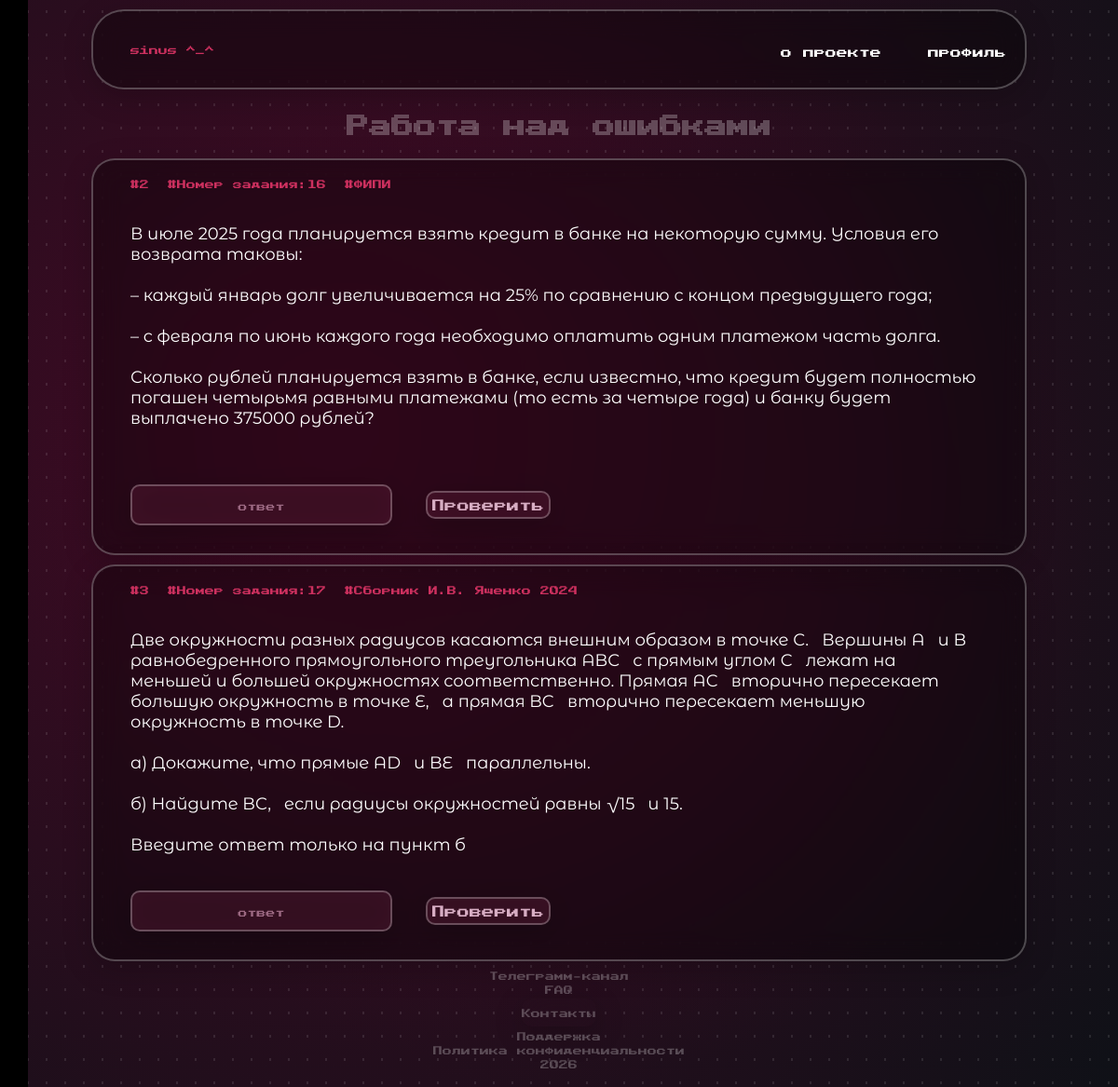
/mistakes (signed in), run on an earlier commit of the app's database.
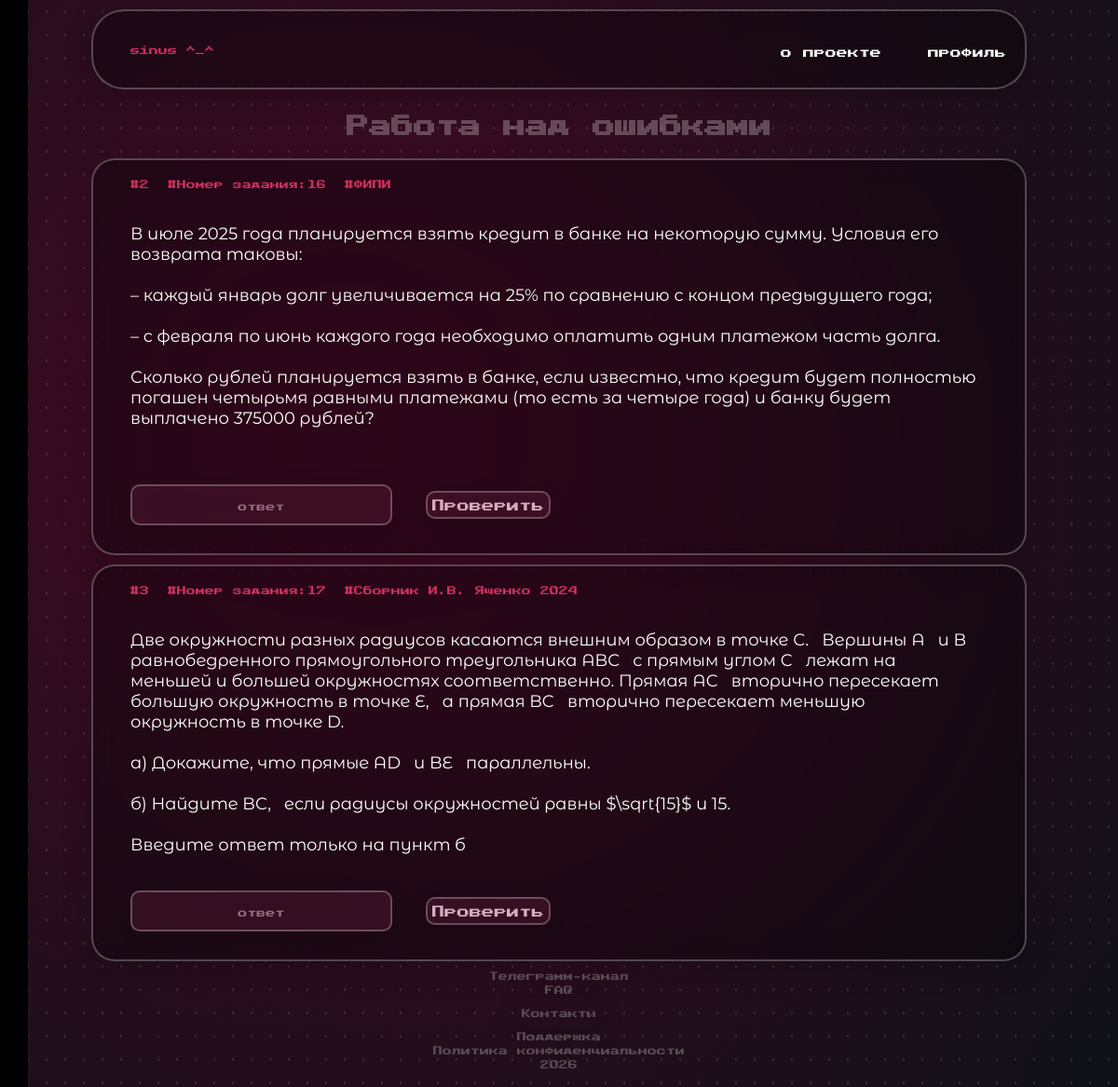
And on a later commit of the database.
### tables this page shows
CREATE TABLE tasks(
            id INTEGER PRIMARY KEY,
            number INTEGER,
            source TEXT,
            text TEXT,
            solution TEXT,
            answer TEXT
        , image TEXT);

### app.py (the view)
@app.route('/mistakes')
@regs_only
def mistakes():
    user_id=session.get('user_id')
    if user_id is None:
        return redirect('/login')
    conn=sqlite3.connect('users.db')
    conn.row_factory=sqlite3.Row
    cur=conn.cursor()
    cur.execute('''
        SELECT tasks.* FROM tasks JOIN user_tasks ON tasks.id=user_tasks.task_id WHERE user_tasks.user_id=?
        AND user_tasks.status="Неправильно!"''',(user_id,)
    )
    tasks=cur.fetchall()
    conn.close()
    return render_template('mistakes.html', tasks=tasks)

### app.py (called while the page is built)
def regs_only(f):
    @wraps(f)
    def wrapper(*args,**kwags):
        if 'user_id' not in session:
            return redirect('/login')
        return f(*args,**kwags)
    return wrapper

### templates/mistakes.html (shortened to what this page needs)
<!DOCTYPE html>
<html>
    <head>
        <link rel="stylesheet" href="{{ url_for('static',filename='css/styles.css')}}">
    </head>
    <body>
        <header class="header" style="width:80%;">
            <ul class="header__list1">
                <li>
                    <p class="classification main_Thing">sinus ^_^</p>
                </li>
            </ul>
            <ul class="header__list2">
                <li>
                    <a href="{{url_for('about')}}" class="lighttext main_Thing">о проекте</a>
                </li>
                <li>
                    <a href="{{url_for('profile')}}" class="lighttext main_Thing">профиль</a>
                </li>
            </ul>
        </header>
        {% if tasks %}
            <h2 class="heading h2heading">Работа над ошибками</h2>
            {% for task in tasks %}
                <div class="task">
                    <div class="tasksClasses">
                        <p class="classification">#{{task['id']}}</p>
                        <p class="classification">#Номер задания:{{task['number']}}
                        <p class="classification">#{{task['source']}}</p>
                    </div>
                    <p class="taskText">{{task['text']}}</p>
                    <div class="phoneButtons">
                        <input id="input-{{ task['id'] }}" class="lightBox buttons" placeholder="ответ">
                        <button onclick="checkAnswer({{ task['id'] }})" class="lightBox buttons">Проверить</button>
                    </div>
                </div>
            {% endfor %}
        {%endif%}
        <ul class="smallInfo">
            <li><a href="https://t.me/karznl">Телеграмм-канал</a></li>
            <li><a href="/">FAQ</a></li>
            <li><button class="textButton buttons" onclick="openContacts()">Контакты</button></li>
            <li><a href="/">Поддержка</a></li>
            <li><a href="{{url_for('privacypolicy')}}">Политика конфиденциальности</a></li>
            <li>2026</li>
        </ul>
        <div class="sidebar" id="sidebar">
            <a href="{{url_for('error')}}" class="name">настя синус</a>
            <ul class="listThings">
                <li><a href="{{url_for('home')}}" class="lighttext">Основная страница</a></li>
                <li><a href="{{url_for('tasks')}}" class="lighttext">Банк заданий</a></li>
                <li><a href="{{url_for('error')}}" class="lighttext">Варианты уровня ЕГЭ</a></li>
                <li><a href="{{url_for('mistakes')}}" class="lighttext">Работа над ошибками</a></li>
                <li><a href="{{url_for('statistics')}}" class="lighttext">Статистика</a></li>
                <li><a href="{{url_for('logout')}}" class="lighttext">Выход</a></li>
            </ul>
        </div>
    </body>
    </body>
</html>

What changed in the data, as far as the page shows it:
changed tasks id 3: text "…если радиусы окружностей равны √15 и 15. Введите ответ…" → "…если радиусы окружностей равны $\\sqrt{15}$ и 15. Введите ответ…"
